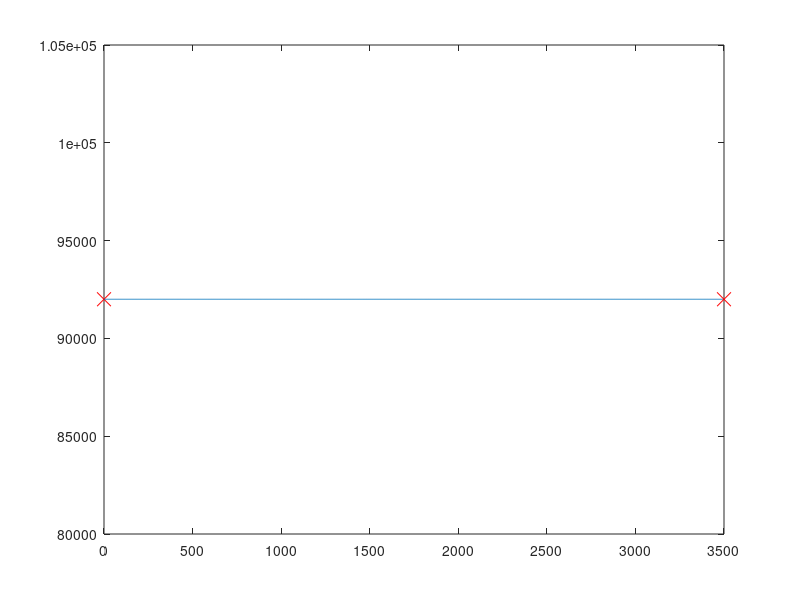

This chart was generated by the following MATLAB code: (Note: this script raises an error after producing the figure.)
%Payload Range Diagram
%forces are in lbs

clear
clc
close all

load('Aircraft.mat');

Max_avail_Fuel = 3850*7.48052; % Converting from cubic ft to US gallons
Max_avail_Fuel = Max_avail_Fuel*6.71;   % Converting from US gallons to lbs

Opt_Weight = Aircraft.Weight.empty_Weight + Aircraft.Weight.crew + ...
            0.01*Aircraft.Weight.fuel_Weight;   % Operating Weight

MTOW = Aircraft.Weight.MTOW;    % Maximum Take-Off Weight

% Point A
plot(0,Aircraft.Weight.payload,'rx','MarkerSize',10);
hold on

% Line between A and B
x = 0:1:Aircraft.Performance.range1;
y = Aircraft.Weight.payload*ones(1,Aircraft.Performance.range1+1);

plot(x,y);

% Point B
plot(Aircraft.Performance.range1,Aircraft.Weight.payload,'rx','MarkerSize',10);

% Point C
payload_weight = MTOW - Opt_Weight - Max_avail_Fuel;

fuel_fraction = Max_avail_Fuel/MTOW;
weight_fraction = 1 - fuel_fraction;

Cj_cruise = 0.000125;   % Specific Fuel Consumption (in lbs/lbs/s)
Cj_loiter = 0.0001;   % Specific Fuel Consumption (in lbs/lbs/s)

W1byW_TO = 0.99;    % Mission Segement Weight Fraction for Engine Start & Warm Up     
W2byW1 = 0.99;      % Mission Segement Weight Fraction for Taxi to Runway
W3byW2 = 0.995;     % Mission Segement Weight Fraction for Take Off
W4byW3 = 0.985;      % Mission Segement Weight Fraction for Climb to cruise altitude (Raymer)

loiter1 = 3600;  % 10% of the cruising time

W6byW5 = exp(-(loiter1*Cj_loiter)/(Aircraft.Aero.LbyD_max_loiter));

W7byW6 = 0.99;  % Mission Segement Weight Fraction for Descent 
W8byW7 = 0.98;  % Mission Segement Weight Fraction for Climb

% Mission Segement Weight Fraction for Cruise segment 2
range = Aircraft.Performance.range2*1.852*1000;  % nm to meters
[~,~,~,a] = ISA(Aircraft.Performance.altitude_cruise2*0.3048);
V = Aircraft.Performance.M_cruise*a;    % Cruising Speed in m/s

W9byW8 = exp(-(range*Cj_cruise)/(V*Aircraft.Aero.LbyD_max_cruise));

W10byW9 = 0.99; % Mission Segement Weight Fraction for Descent

% Mission Segement Weight Fraction for Loiter segment 2

W11byW10 = exp(-(Aircraft.Performance.loiter2*Cj_loiter)/(Aircraft.Aero.LbyD_max_loiter));    

W12byW11 = 0.995;   % Mission Segement Weight Fraction for  Landing (Raymer)

W5byW4 = weight_fraction/(W1byW_TO*W2byW1*W3byW2*W4byW3*W6byW5  ...
               *W7byW6*W8byW7*W9byW8*W10byW9*W11byW10*W12byW11);

[~,~,~,a] = ISA(Aircraft.Performance.altitude_cruise1*0.3048);
V = Aircraft.Performance.M_cruise*a;    % Cruising Speed in m/s
           
range = (V/Cj_cruise)*(Aircraft.Aero.LbyD_max_cruise)*log(W5byW4^-1);

range = range/1852;

plot(range,payload_weight,'rx','MarkerSize',10);    % Point C

% Line between B and C
x = [Aircraft.Performance.range1,range];
y = [Aircraft.Weight.payload,payload_weight];

plot(x,y);

% Point D

MTOW = Opt_Weight + Max_avail_Fuel;

fuel_fraction = Max_avail_Fuel/MTOW;
weight_fraction = 1 - fuel_fraction;

W5byW4 = weight_fraction/(W1byW_TO*W2byW1*W3byW2*W4byW3*W6byW5  ...
               *W7byW6*W8byW7*W9byW8*W10byW9*W11byW10*W12byW11);
           
range1 = (V/Cj_cruise)*(Aircraft.Aero.LbyD_max_cruise)*log(W5byW4^-1);

range1 = range1/1852;

plot(range1,0,'rx','MarkerSize',10);    % Point D    

% Line between C and D
x = [range,range1];
y = [payload_weight,0];

plot(x,y);

hold off